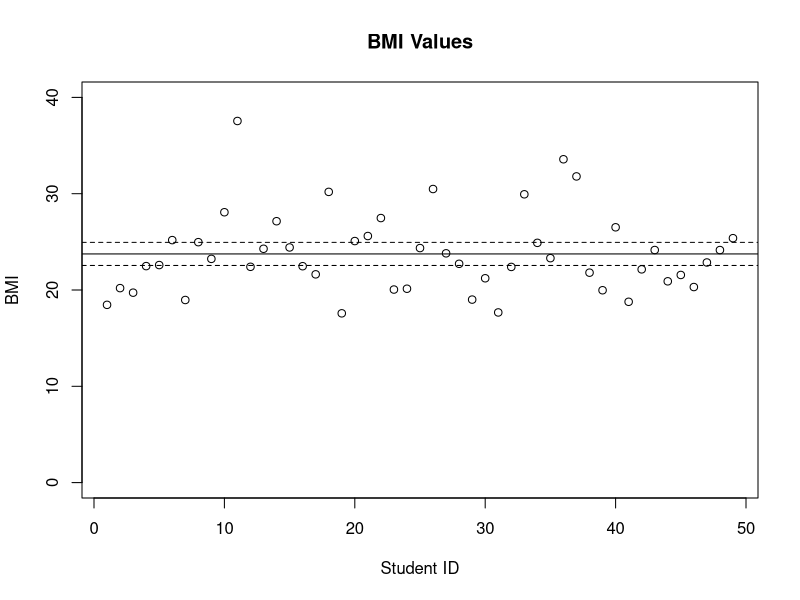
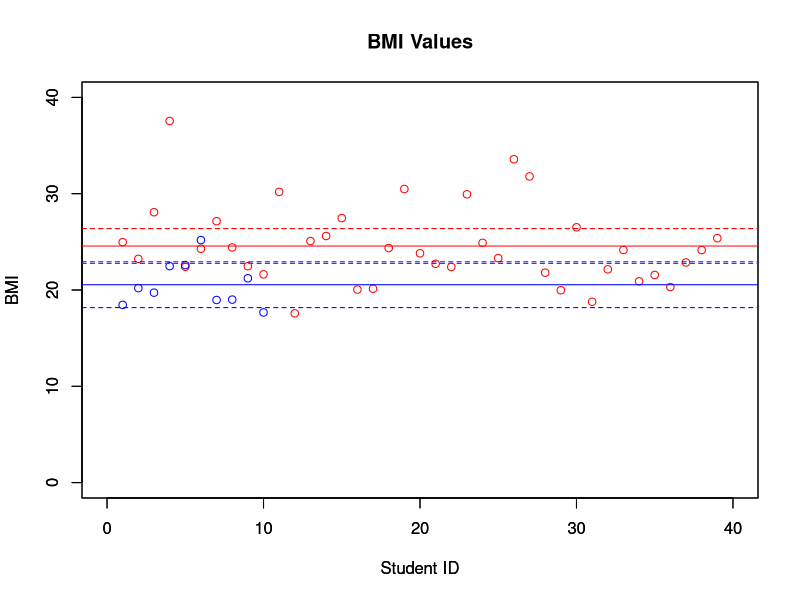
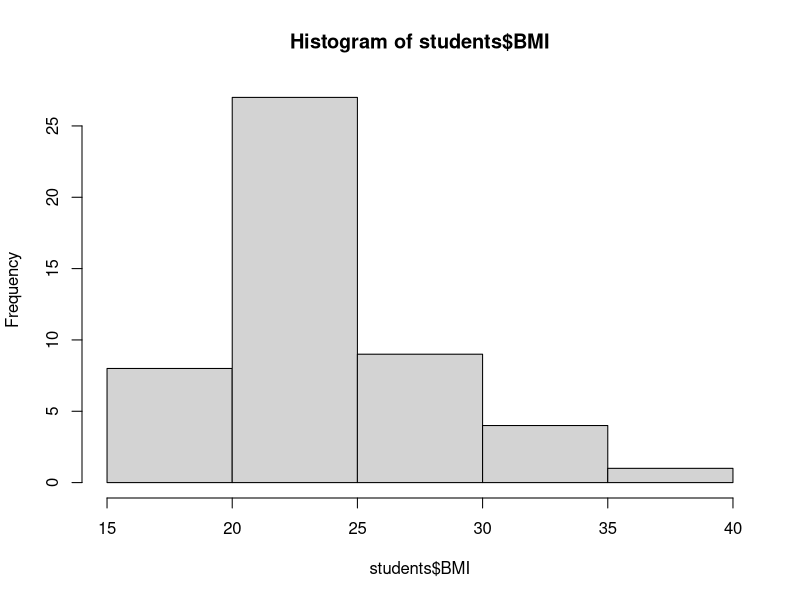
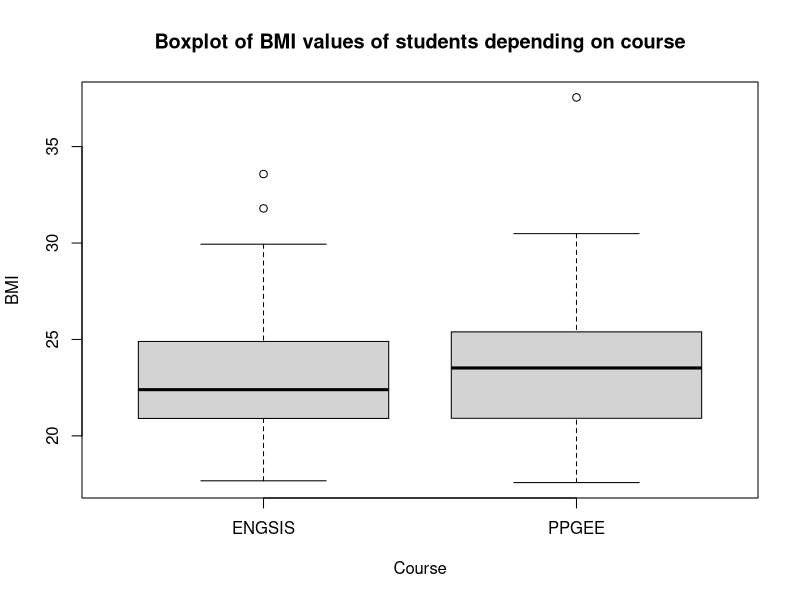

Recreate these plots in R, in order.
## ---- chunk 1
students <- read.csv("rawdata/student_data.csv")
students # this is an R dataframe
## ---- chunk 2
mean.height <- mean(students$Height.m)   # Student mean height
mean.weight <- mean(students$Weight.kg)   # Student mean weight

print(c(mean.height, mean.weight))
## ---- chunk 3
  bmi = students$Weight.kg / (students$Height.m ** 2)
  students["BMI"] <- bmi
  students
## ---- chunk 4
values <- students$BMI  # shorter name for variable
ci_alpha <- 0.05        # Alpha value for confidence interval. Confidence = 1 - alpha.
# calculating low and high bounds for ci
ci_low <- mean(values) + qt(ci_alpha/2, length(values)-1)*(sd(values)/sqrt(length(values))) 
ci_hi <- mean(values) + qt(1 - ci_alpha/2, length(values)-1)*(sd(values)/sqrt(length(values)))

# plot the values and the confidence interval of the mean
plot(students$BMI, ylim = c(0,40), xlab = "Student ID", ylab = "BMI")
title("BMI Values")
abline(h = mean(students$BMI))
abline(h = ci_low, lty=2)
abline(h = ci_hi, lty=2)
## ---- chunk 5
# ECHO=FALSE hides the code in the report

# Creating two separate data frames, one for males, one for females.
students_male <- students[which(students$Gender == "M"),]
students_female <- students[which(students$Gender == "F"),]

# Create a function to calculate confidence intervals.
ci_bounds <- function(x,alpha) {
  low <- mean(x) + qt(alpha/2, length(x)-1)*(sd(x)/sqrt(length(x))) 
  hi <- mean(x) + qt(1 - alpha/2, length(x)-1)*(sd(x)/sqrt(length(x)))
  return(c(low,hi))
}

# plot confidence intervals for male and female students
plot(students_male$BMI, ylim = c(0,40), xlim = c(0,40), xlab = "Student ID", ylab = "BMI", col="red")
par(new = TRUE)
plot(students_female$BMI, ylim = c(0,40), xlim = c(0,40), xlab = "Student ID", ylab = "BMI", col="blue")
title("BMI Values")

ci_male <- ci_bounds(students_male$BMI, 0.01)
abline(h = mean(students_male$BMI), col="red")
abline(h = ci_male, lty=2, col="red")
abline(h = ci_male[2], lty=2, col="red")

ci_female <- ci_bounds(students_female$BMI, 0.01)
abline(h = mean(students_female$BMI), col="blue")
abline(h = ci_female[1], lty=2, col="blue")
abline(h = ci_female[2], lty=2, col="blue")

# TODO: Add a legend to this plot, or make a pretties plot using ggplot.
## ---- chunk 6
hist(students$BMI)
## ---- chunk 7
boxplot(BMI ~ Course, data=students)  # In R, the "X~Y" notation means "variable X explained by variable Y"
title("Boxplot of BMI values of students depending on course")
